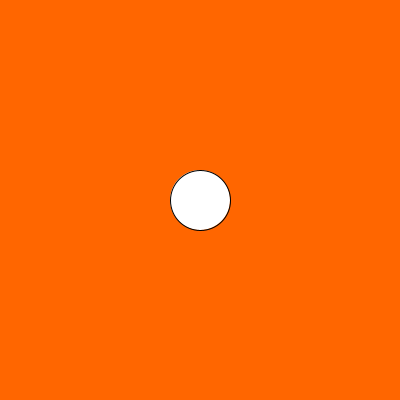
Frame 1 (no input)
Frame 60 (the mouse pressed at the canvas centre just before this capture): identical to frame 1, image omitted
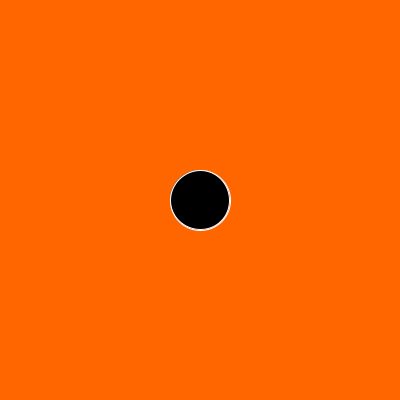
Frame 120 (the mouse held since frame 60 and released just before this capture)

The Processing sketch that drew these frames (run headless with seeded random() and noise(); from frame 60 on, the mouse is pressed at the canvas centre):

// Processing sketch: processing_74963
// ── processing_74963.pde

int d = 0;

void setup() {
  size(400, 400);
}

void draw() {
  background(255, 102, 0);
  fill(255);
  //check if mouse is in the ellipse
  if (dist(width/2, height/2, mouseX, mouseY) <30) {
    fill(0);
  } 
  else {
    fill(255);
    stroke(0);
  }
  ellipse(width/2, height/2, 60, 60);
  fill(0);
  stroke(255);
  ellipse(width/2, height/2, d, d);
  if ( mousePressed && (dist(width/2, height/2, mouseX, mouseY) <30)) {
    d = d + 1;
  }
  if (d > width) {
    d = 0;
  }
  else {
    fill(0, 255, 0);
  }
}
void mouseReleased() {
    d = 0;
  }
